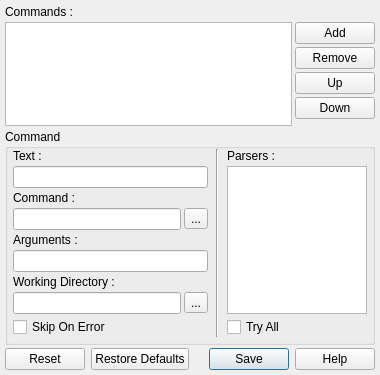
<ui version="4.0" >
 <class>UIAdditionalCommandsSettings</class>
 <widget class="QWidget" name="UIAdditionalCommandsSettings" >
  <property name="geometry" >
   <rect>
    <x>0</x>
    <y>0</y>
    <width>380</width>
    <height>375</height>
   </rect>
  </property>
  <property name="windowTitle" >
   <string>Commands Editor</string>
  </property>
  <layout class="QVBoxLayout" >
   <property name="spacing" >
    <number>3</number>
   </property>
   <property name="leftMargin" >
    <number>5</number>
   </property>
   <property name="topMargin" >
    <number>5</number>
   </property>
   <property name="rightMargin" >
    <number>5</number>
   </property>
   <property name="bottomMargin" >
    <number>5</number>
   </property>
   <item>
    <layout class="QGridLayout" >
     <property name="horizontalSpacing" >
      <number>3</number>
     </property>
     <property name="verticalSpacing" >
      <number>3</number>
     </property>
     <item row="0" column="0" colspan="2" >
      <widget class="QLabel" name="lCommands" >
       <property name="sizePolicy" >
        <sizepolicy vsizetype="Preferred" hsizetype="Expanding" >
         <horstretch>0</horstretch>
         <verstretch>0</verstretch>
        </sizepolicy>
       </property>
       <property name="text" >
        <string>Commands :</string>
       </property>
      </widget>
     </item>
     <item rowspan="5" row="1" column="0" >
      <widget class="QListWidget" name="lwCommands" />
     </item>
     <item row="1" column="1" >
      <widget class="QPushButton" name="pbCommandAdd" >
       <property name="text" >
        <string>Add</string>
       </property>
       <property name="icon" >
        <iconset resource="../../resources/resources.qrc" >:/tools/icons/tools/add.png</iconset>
       </property>
       <property name="autoDefault" >
        <bool>false</bool>
       </property>
      </widget>
     </item>
     <item row="2" column="1" >
      <widget class="QPushButton" name="pbCommandRemove" >
       <property name="text" >
        <string>Remove</string>
       </property>
       <property name="icon" >
        <iconset resource="../../resources/resources.qrc" >:/tools/icons/tools/remove.png</iconset>
       </property>
       <property name="autoDefault" >
        <bool>false</bool>
       </property>
      </widget>
     </item>
     <item row="5" column="1" >
      <spacer>
       <property name="orientation" >
        <enum>Qt::Vertical</enum>
       </property>
       <property name="sizeHint" >
        <size>
         <width>20</width>
         <height>16</height>
        </size>
       </property>
      </spacer>
     </item>
     <item row="4" column="1" >
      <widget class="QPushButton" name="pbCommandDown" >
       <property name="text" >
        <string>Down</string>
       </property>
       <property name="icon" >
        <iconset resource="../../resources/resources.qrc" >:/tools/icons/tools/down.png</iconset>
       </property>
      </widget>
     </item>
     <item row="3" column="1" >
      <widget class="QPushButton" name="pbCommandUp" >
       <property name="text" >
        <string>Up</string>
       </property>
       <property name="icon" >
        <iconset resource="../../resources/resources.qrc" >:/tools/icons/tools/up.png</iconset>
       </property>
      </widget>
     </item>
    </layout>
   </item>
   <item>
    <widget class="QGroupBox" name="gbCommand" >
     <property name="title" >
      <string>Command</string>
     </property>
     <layout class="QHBoxLayout" >
      <property name="spacing" >
       <number>8</number>
      </property>
      <property name="leftMargin" >
       <number>5</number>
      </property>
      <property name="topMargin" >
       <number>0</number>
      </property>
      <property name="rightMargin" >
       <number>5</number>
      </property>
      <property name="bottomMargin" >
       <number>5</number>
      </property>
      <item>
       <layout class="QGridLayout" >
        <property name="horizontalSpacing" >
         <number>3</number>
        </property>
        <property name="verticalSpacing" >
         <number>3</number>
        </property>
        <item row="0" column="0" colspan="2" >
         <widget class="QLabel" name="lCommandText" >
          <property name="sizePolicy" >
           <sizepolicy vsizetype="Preferred" hsizetype="Expanding" >
            <horstretch>0</horstretch>
            <verstretch>0</verstretch>
           </sizepolicy>
          </property>
          <property name="text" >
           <string>Text :</string>
          </property>
         </widget>
        </item>
        <item row="1" column="0" colspan="2" >
         <widget class="QLineEdit" name="leCommandText" />
        </item>
        <item row="2" column="0" colspan="2" >
         <widget class="QLabel" name="lCommandCommand" >
          <property name="text" >
           <string>Command :</string>
          </property>
         </widget>
        </item>
        <item row="3" column="0" >
         <widget class="QLineEdit" name="leCommandCommand" />
        </item>
        <item row="3" column="1" >
         <widget class="QToolButton" name="tbCommandCommand" >
          <property name="text" >
           <string>...</string>
          </property>
          <property name="icon" >
           <iconset resource="../../resources/resources.qrc" >:/tools/icons/tools/file.png</iconset>
          </property>
         </widget>
        </item>
        <item row="4" column="0" colspan="2" >
         <widget class="QLabel" name="lCommandArguments" >
          <property name="text" >
           <string>Arguments :</string>
          </property>
         </widget>
        </item>
        <item row="5" column="0" colspan="2" >
         <widget class="QLineEdit" name="leCommandArguments" />
        </item>
        <item row="6" column="0" colspan="2" >
         <widget class="QLabel" name="lCommandWorkingDirectory" >
          <property name="text" >
           <string>Working Directory :</string>
          </property>
         </widget>
        </item>
        <item row="7" column="0" >
         <widget class="QLineEdit" name="leCommandWorkingDirectory" />
        </item>
        <item row="7" column="1" >
         <widget class="QToolButton" name="tbCommandWorkingDirectory" >
          <property name="text" >
           <string>...</string>
          </property>
          <property name="icon" >
           <iconset resource="../../resources/resources.qrc" >:/tools/icons/tools/icon.png</iconset>
          </property>
         </widget>
        </item>
        <item row="8" column="0" colspan="2" >
         <widget class="QCheckBox" name="cbCommandSkipOnError" >
          <property name="text" >
           <string>Skip On Error</string>
          </property>
         </widget>
        </item>
       </layout>
      </item>
      <item>
       <widget class="Line" name="lCommand" >
        <property name="orientation" >
         <enum>Qt::Vertical</enum>
        </property>
       </widget>
      </item>
      <item>
       <layout class="QVBoxLayout" >
        <property name="spacing" >
         <number>3</number>
        </property>
        <item>
         <widget class="QLabel" name="lCommandParsers" >
          <property name="text" >
           <string>Parsers :</string>
          </property>
         </widget>
        </item>
        <item>
         <widget class="QListWidget" name="lwCommandParsers" >
          <property name="maximumSize" >
           <size>
            <width>140</width>
            <height>16777215</height>
           </size>
          </property>
         </widget>
        </item>
        <item>
         <widget class="QCheckBox" name="cbCommandTryAll" >
          <property name="text" >
           <string>Try All</string>
          </property>
         </widget>
        </item>
       </layout>
      </item>
     </layout>
    </widget>
   </item>
   <item>
    <widget class="QDialogButtonBox" name="dbbButtons" >
     <property name="standardButtons" >
      <set>QDialogButtonBox::Help|QDialogButtonBox::NoButton|QDialogButtonBox::Reset|QDialogButtonBox::RestoreDefaults|QDialogButtonBox::Save</set>
     </property>
    </widget>
   </item>
  </layout>
 </widget>
 <resources>
  <include location="../../resources/resources.qrc" />
 </resources>
 <connections/>
</ui>
